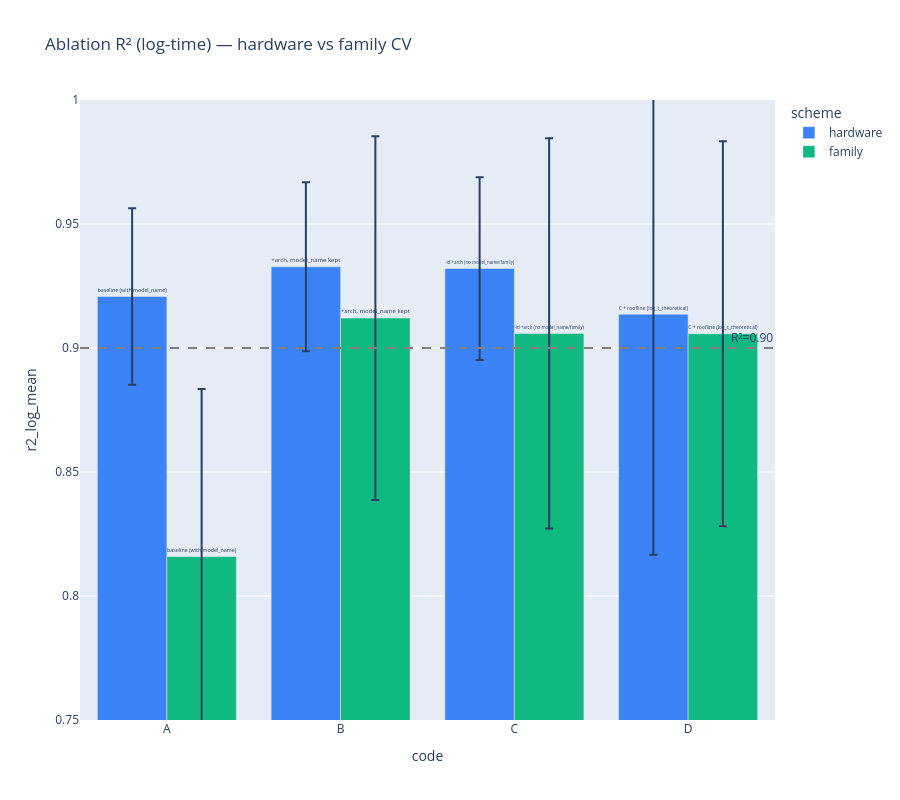

Notebook cell for this chart:
### Code cell
# Bar plot — R² по двум схемам сразу
fig = px.bar(out_df, x='code', y='r2_log_mean', color='scheme', barmode='group',
             error_y='r2_log_std', text='label',
             color_discrete_map={'hardware': '#3b82f6', 'family': '#10b981'},
             title='Ablation R² (log-time) — hardware vs family CV')
fig.update_traces(textposition='outside', textfont_size=10)
fig.add_hline(y=0.90, line_dash='dash', line_color='gray', annotation_text='R²=0.90')
fig.update_layout(height=800, yaxis_range=[0.75, 1.0])
fig.show()

### Figure 1 — Plotly figure (JSON) as saved in the notebook; plotly's stock layout.template omitted (floating-point values rounded to 4 significant figures)
{"data": [{"alignmentgroup": "True", "error_y": {"array": [0.03556, 0.03409, 0.03683, 0.09699]}, "hovertemplate": "scheme=hardware<br>code=%{x}<br>r2_log_mean=%{y}<br>label=%{text}<extra></extra>", "legendgroup": "hardware", "marker": {"color": "#3b82f6", "pattern": {"shape": ""}}, "name": "hardware", "offsetgroup": "hardware", "orientation": "v", "showlegend": true, "text": ["baseline (with model_name)", "+arch, model_name kept", "-id +arch (no model_name/family)", "C + roofline (log_t_theoretical)"], "textfont": {"size": 10}, "textposition": "outside", "type": "bar", "x": ["A", "B", "C", "D"], "xaxis": "x", "y": [0.9207, 0.9327, 0.932, 0.9136], "yaxis": "y"}, {"alignmentgroup": "True", "error_y": {"array": [0.06757, 0.07333, 0.07872, 0.07765]}, "hovertemplate": "scheme=family<br>code=%{x}<br>r2_log_mean=%{y}<br>label=%{text}<extra></extra>", "legendgroup": "family", "marker": {"color": "#10b981", "pattern": {"shape": ""}}, "name": "family", "offsetgroup": "family", "orientation": "v", "showlegend": true, "text": ["baseline (with model_name)", "+arch, model_name kept", "-id +arch (no model_name/family)", "C + roofline (log_t_theoretical)"], "textfont": {"size": 10}, "textposition": "outside", "type": "bar", "x": ["A", "B", "C", "D"], "xaxis": "x", "y": [0.8159, 0.9121, 0.9059, 0.9057], "yaxis": "y"}], "layout": {"annotations": [{"showarrow": false, "text": "R²=0.90", "x": 1, "xanchor": "right", "xref": "x domain", "y": 0.9, "yanchor": "bottom", "yref": "y"}], "barmode": "group", "height": 800, "legend": {"title": {"text": "scheme"}, "tracegroupgap": 0}, "shapes": [{"line": {"color": "gray", "dash": "dash"}, "type": "line", "x0": 0, "x1": 1, "xref": "x domain", "y0": 0.9, "y1": 0.9, "yref": "y"}], "title": {"text": "Ablation R² (log-time) — hardware vs family CV"}, "xaxis": {"anchor": "y", "domain": [0, 1], "title": {"text": "code"}}, "yaxis": {"anchor": "x", "domain": [0, 1], "range": [0.75, 1], "title": {"text": "r2_log_mean"}}}}
